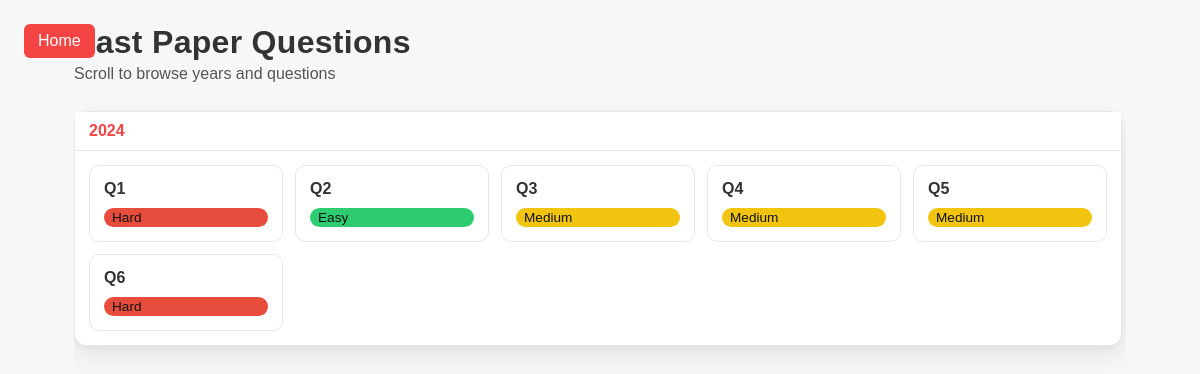
Before: /pastpapers/ with the older database file.
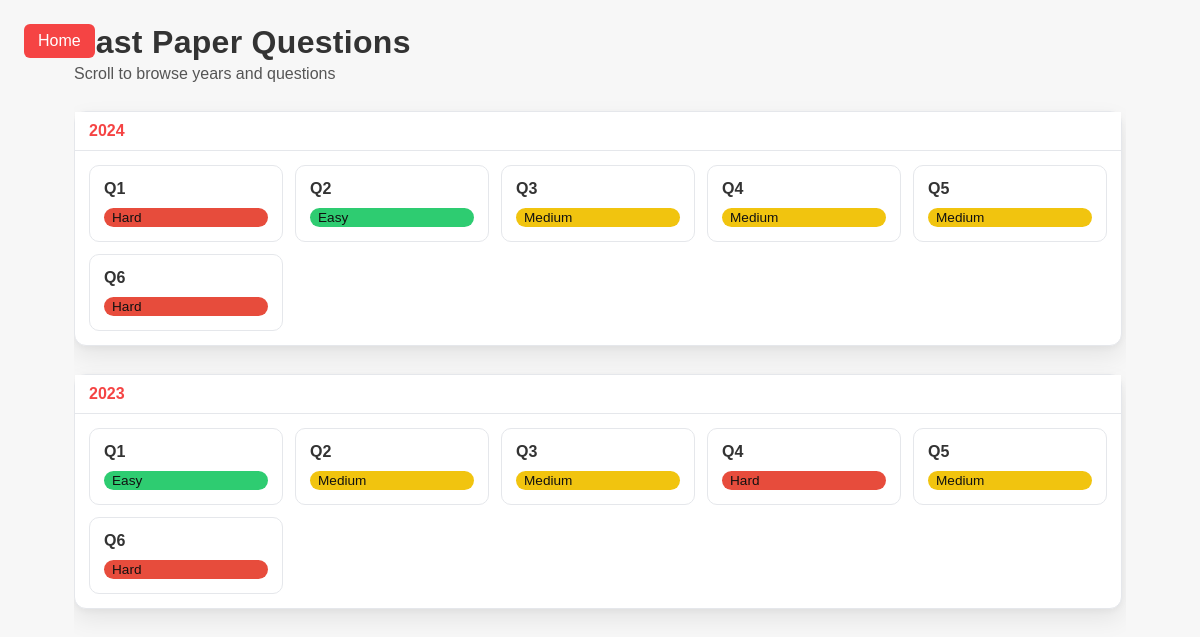
After: the same page with the newer database file.
### pastpapers/models.py (models this page shows, shortened)
class Question(models.Model):
	class Difficulty(models.TextChoices):
		EASY = "easy", "Easy"
		MEDIUM = "medium", "Medium"
		HARD = "hard", "Hard"
	year = models.PositiveIntegerField()
	question_number = models.CharField(max_length=10)
	difficulty = models.CharField(
		max_length=10,
		choices=Difficulty.choices,
		default=Difficulty.MEDIUM,
		help_text="Relative difficulty of the question",
	)
	image = models.ImageField(upload_to="pastpapers/questions/%Y/%m/%d/", null=True, blank=True)
	image_2 = models.ImageField(
		upload_to="pastpapers/questions/%Y/%m/%d/",
		null=True,
		blank=True,
		verbose_name="Second Image (Optional)"
	)
	answer_text = models.TextField(blank=True)
	starter_code = models.TextField(blank=True, default="# Write your code here")
	created_at = models.DateTimeField(auto_now_add=True)
	updated_at = models.DateTimeField(auto_now=True)
	class Meta:
		constraints = [
			models.UniqueConstraint(
				fields=["year", "question_number"], name="uq_year_question_number"
			)
		]
		ordering = ["-year", "question_number"]

### pastpapers/views.py (the view, shortened to what this page needs)
# urls.py: path('', views.questions_list, name='questions'),
def questions_list(request):
	qs = Question.objects.all().order_by('-year', 'question_number')
	groups = []
	if qs.exists():
		grouped = defaultdict(list)
		for q in qs:
			grouped[q.year].append(q)
		for year in sorted(grouped.keys(), reverse=True):
			groups.append({
				'year': year,
				'questions': grouped[year],
			})
	return render(request, 'pastpapers/questions.html', {
		'groups': groups,
	})

### pastpapers/templates/pastpapers/questions.html (shortened to what this page needs)
{% load static %}
<!DOCTYPE html>
<html lang="en">
<head>
  <link rel="stylesheet" href="{% static 'pastpapers/style.css' %}">
</head>
<body>
  <a class="homebutton" href="{% url 'home' %}">Home</a>
  <main class="pp-container">
    <header class="pp-header">
      <h1>Past Paper Questions</h1>
      <p class="pp-sub">Scroll to browse years and questions</p>
    </header>
    <section class="pp-scroll">
      {% for grp in groups %}
      <div class="pp-year-block">
        <div class="pp-year-sticky">{{ grp.year }}</div>
        <div class="pp-questions-grid">
          {% for q in grp.questions %}
            {% if q.pk %}
              <a class="pp-card" href="{% url 'pastpapers:detail' q.pk %}" title="CS {{ grp.year }} Q{{ q.question_number }}">
                <div class="pp-card-title">Q{{ q.question_number }}</div>
                <div class="pp-chip pp-{{ q.difficulty }}">{{ q.get_difficulty_display }}</div>
              </a>
            {% else %}
              <div class="pp-card is-placeholder" title="Placeholder">
                <div class="pp-card-title">Q{{ q.question_number }}</div>
                <div class="pp-chip pp-{{ q.difficulty }}">{{ q.difficulty|title }}</div>
              </div>
            {% endif %}
          {% endfor %}
        </div>
      </div>
      {% empty %}
        <p>No questions yet.</p>
      {% endfor %}
    </section>
  </main>
</body>
</html>

### pastpapers/static/pastpapers/style.css (style rules this page uses)
:root { --bg:#f7f7f7; --text:#333; --muted:#555; --primary:#f54444; --primary-hover:#c30404; --card:#fff; --border:#e5e7eb; --shadow:0 10px 25px rgba(0,0,0,.08), 0 2px 6px rgba(0,0,0,.04); --easy:#2ecc71; --medium:#f1c40f; --hard:#e74c3c; }
* { box-sizing:border-box }
body { margin:0;background:var(--bg);color:var(--text);font-family:Arial, sans-serif }
.pp-container { max-width:1100px;margin:0 auto;padding:24px }
.pp-header { margin-bottom:12px }
.pp-header h1 { margin:0 0 4px 0;font-weight:700;letter-spacing:.3px }
.pp-sub { margin:0;color:var(--muted) }
.pp-scroll { height:calc(100vh - 96px);overflow-y:auto;padding-right:4px }
.pp-year-block { margin:16px 0 28px 0;border:1px solid var(--border);border-radius:12px;background:var(--card);box-shadow:var(--shadow) }
.pp-year-sticky { position:sticky;top:0;background:var(--card);padding:10px 14px;border-bottom:1px solid var(--border);font-weight:700;z-index:1;color:var(--primary) }
.pp-questions-grid { display:grid;grid-template-columns:repeat(auto-fill,minmax(160px,1fr));gap:12px;padding:14px }
.pp-card { display:flex;flex-direction:column;gap:10px;padding:14px;border:1px solid var(--border);background:var(--card);border-radius:10px;text-decoration:none;color:var(--text);transition:transform .08s ease, border-color .2s ease, box-shadow .15s ease }
.pp-card-title { font-weight:600 }
.pp-chip { display:inline-block;padding:2px 8px;border-radius:999px;font-size:.85rem;color:#111 }
.pp-easy { background:var(--easy) }
.pp-medium { background:var(--medium) }
.pp-hard { background:var(--hard) }
.homebutton { position:absolute; left:24px; top:24px; background:var(--primary); color:#fff; text-decoration:none; padding:8px 14px; border-radius:6px; transition:background .2s; }

Changed rows visible on the page:
added Question: question_number "1", difficulty "Easy", shown under "2023"
added Question: question_number "2", difficulty "Medium", shown under "2023"
added Question: question_number "3", difficulty "Medium", shown under "2023"
added Question: question_number "4", difficulty "Hard", shown under "2023"
added Question: question_number "5", difficulty "Medium", shown under "2023"
added Question: question_number "6", difficulty "Hard", shown under "2023"
Other visible differences:
new list line: "2023"
